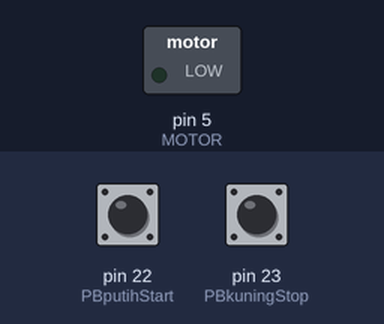
The sketch below on a simulated Arduino Mega 2560, built for the host (arithmetic inside an expression is 32-bit, double 64-bit). Shown: switched loads named in the sketch (green lamp = pin HIGH). The inputs (shaded band) are chosen by the test bench; at power-on: pin 22 (PBputihStart) LOW, pin 23 (PBkuningStop) LOW.

Above: at 1.2 s.
1.3 s: pin 22 (PBputihStart) pulled HIGH for 0.15 s
At 2.0 s:
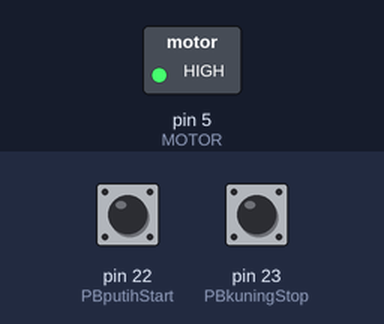
2.9 s: pin 23 (PBkuningStop) pulled HIGH for 0.15 s
At 3.2 s:
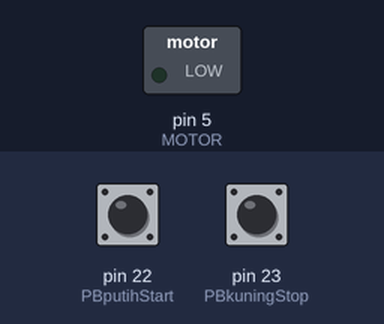
4.5 s: pin 22 (PBputihStart) pulled HIGH for 1 s
At 5.6 s:
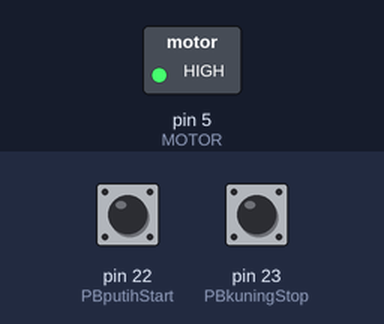
Timing chart, 0 to 7.5 s (numbered marks = the images above; inputs shaded):
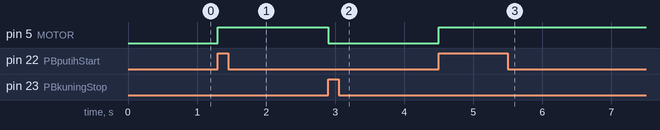

Measured:
- after the input at 1.3 s, pin 5 (MOTOR): LOW → HIGH at once
- after the input at 2.9 s, pin 5 (MOTOR): HIGH → LOW at once
- after the input at 4.5 s, pin 5 (MOTOR): LOW → HIGH at once

The sketch:

Project-01.ino
```cpp
const int MOTOR = 5; //led hijau yang pura-pura jadi motor
const int PBputihStart = 22;
const int PBkuningStop = 23;

bool motorON = false;

void setup() {
Serial.begin(115200);
pinMode(MOTOR, OUTPUT);

pinMode(PBputihStart, INPUT_PULLDOWN);
pinMode(PBkuningStop, INPUT_PULLDOWN);
}

void loop() {
  //jika PB putih ditekan maka MOTOR akan menyala
  if (digitalRead(PBputihStart) == HIGH){
    motorON = true;
  }

   //jika PB kuning ditekan maka motor akan mati
  else if (digitalRead(PBkuningStop) == HIGH){
    motorON = false;
  }

  if(motorON){
    digitalWrite(MOTOR, HIGH);
  } else {
    digitalWrite(MOTOR, LOW);
  }

  }
```
